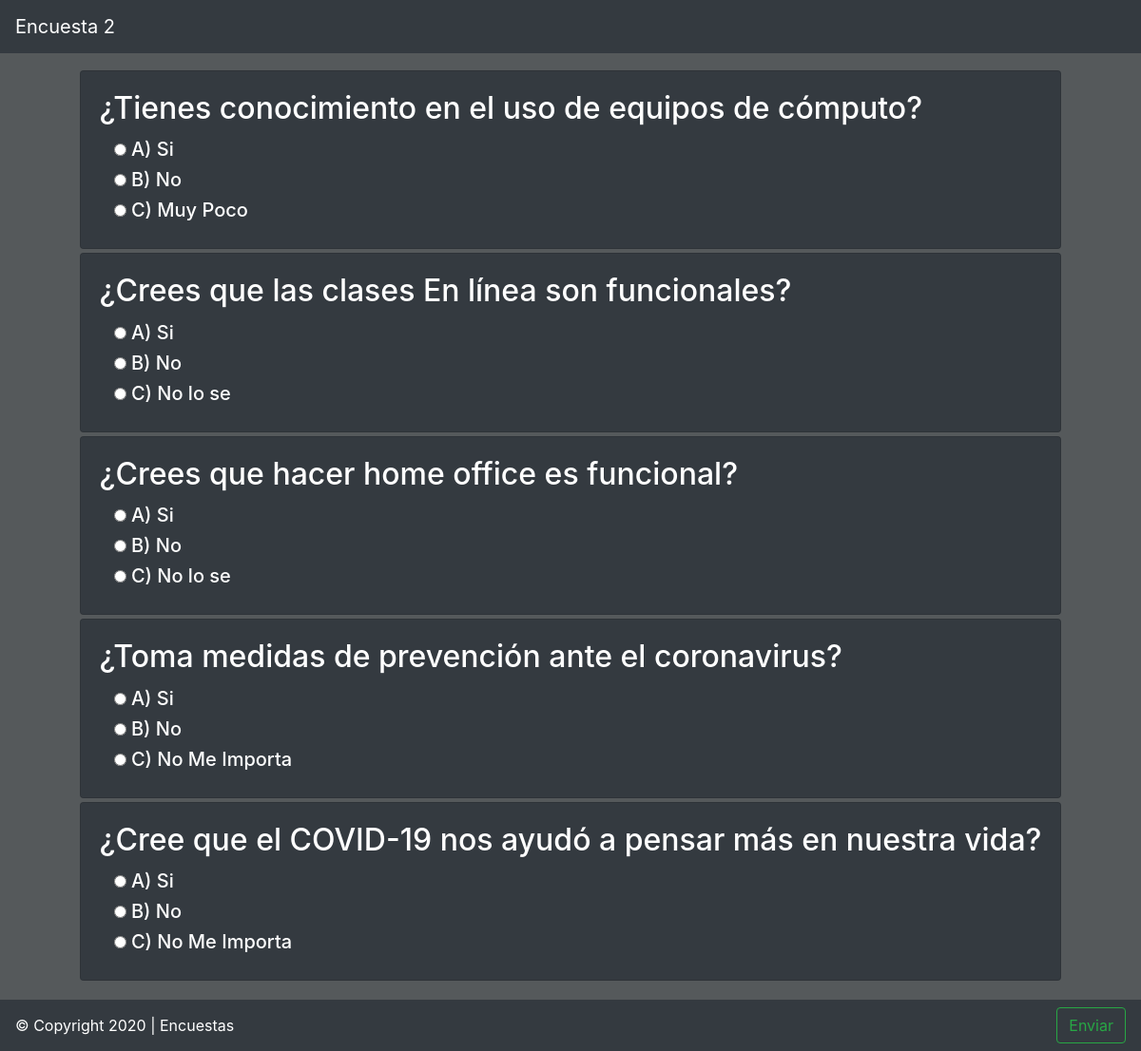
The app's page /principales/encuestas2.php (signed in) with its own data.
### tables this page shows
CREATE TABLE `bebida` (
  `id_bebida` int(11) NOT NULL,
  `opcion` varchar(50) NOT NULL,
  `voto` int(11) NOT NULL DEFAULT 0,
  `seleccion` char(2) NOT NULL,
  `color` char(20) NOT NULL
);

CREATE TABLE `virus` (
  `id_virus` int(11) NOT NULL,
  `opcion` varchar(50) NOT NULL,
  `voto` int(11) NOT NULL DEFAULT 0,
  `seleccion` char(2) NOT NULL,
  `color` char(20) NOT NULL
);

CREATE TABLE `fruta` (
  `id_fruta` int(11) NOT NULL,
  `opcion` varchar(50) NOT NULL,
  `voto` int(11) NOT NULL DEFAULT 0,
  `seleccion` char(2) NOT NULL,
  `color` char(20) NOT NULL
);

CREATE TABLE `novia` (
  `id_novia` int(11) NOT NULL,
  `opcion` varchar(50) NOT NULL,
  `voto` int(11) NOT NULL DEFAULT 0,
  `seleccion` char(2) NOT NULL,
  `color` char(20) NOT NULL
);

CREATE TABLE `propuesta` (
  `id_pro` int(11) NOT NULL,
  `opcion` varchar(100) NOT NULL,
  `voto` int(11) NOT NULL DEFAULT 0,
  `seleccion` char(2) NOT NULL,
  `color` char(20) NOT NULL
);

### data/funciones.php (called while the page is built, shortened)
<?php
function bebida($conexion)
{
    $statement = $conexion->query('SELECT * FROM bebida');
    $resultado = $statement->fetchAll();
    return ($resultado) ? $resultado : false;
}
function virus($conexion)
{
    $statement = $conexion->query('SELECT * FROM virus');
    $resultado = $statement->fetchAll();
    return ($resultado) ? $resultado : false;
}
function fruta($conexion)
{
    $statement = $conexion->query('SELECT * FROM fruta');
    $resultado = $statement->fetchAll();
    return ($resultado) ? $resultado : false;
}
function novia($conexion)
{
    $statement = $conexion->query('SELECT * FROM novia');
    $resultado = $statement->fetchAll();
    return ($resultado) ? $resultado : false;
}
function propuesta($conexion)
{
    $statement = $conexion->query('SELECT * FROM propuesta');
    $resultado = $statement->fetchAll();
    return ($resultado) ? $resultado : false;
}

### vistas/encuestas2.view.php (the view, shortened to what this page needs)
<!DOCTYPE html>
<html lang="es">
<head>
    <link rel="stylesheet" href="https://stackpath.bootstrapcdn.com/bootstrap/4.5.0/css/bootstrap.min.css">
    <link rel="stylesheet" href="<?php echo RUTA; ?>recursos/css/principal.css">
</head>
<body>
    <nav class="navbar navbar-light bg-dark fixed-top">
        <a class="navbar-brand" style="color: white;">Encuesta 2</a>
    </nav>
    <div class="container-fluid">
        <div style="padding-bottom: 74px;"></div>
        <div class="row justify-content-center">
            <form action="<?php echo htmlspecialchars($_SERVER['PHP_SELF']) ?>" method="POST">
                <div class="col-sm-12">
                    <div class="card bg-dark text-white mb-1">
                        <div class="card-body">
                            <h2 class="card-title">¿Tienes conocimiento en el uso de equipos de cómputo?</h2>
                            <?php foreach ($bebidas as $bebida) : ?>
                                <div class="col-12">
                                    <label class="h5">
                                        <input type="radio" name="radiobebida" value="<?php echo $bebida['opcion']; ?>" required>
                                        <span class="<?php echo $bebida['seleccion']; ?>"><?php echo strtoupper($bebida['seleccion']); ?>)</span>
                                        <?php echo $bebida['opcion']; ?>
                                    </label>
                                </div>
                            <?php endforeach; ?>
                        </div>
                    </div>
                </div>
                <div class="col-sm-12">
                    <div class="card bg-dark text-white mb-1">
                        <div class="card-body">
                            <h2 class="card-title">¿Crees que las clases En línea son funcionales?</h2>
                            <?php foreach ($virus as $viru) : ?>
                                <div class="col-12">
                                    <label class="h5">
                                        <input type="radio" name="radiovirus" value="<?php echo $viru['opcion']; ?>" required>
                                        <span class="<?php echo $viru['seleccion']; ?>"><?php echo strtoupper($viru['seleccion']); ?>)</span>
                                        <?php echo $viru['opcion']; ?>
                                    </label>
                                </div>
                            <?php endforeach; ?>
                        </div>
                    </div>
                </div>
                <div class="col-sm-12">
                    <div class="card bg-dark text-white mb-1">
                        <div class="card-body">
                            <h2 class="card-title">¿Crees que hacer home office es funcional?</h2>
                            <?php foreach ($frutas as $fruta) : ?>
                                <div class="col-12">
                                    <label class="h5">
                                        <input type="radio" name="radiofruta" value="<?php echo $fruta['opcion']; ?>" required>
                                        <span class="<?php echo $fruta['seleccion']; ?>"><?php echo strtoupper($fruta['seleccion']); ?>)</span>
                                        <?php echo $fruta['opcion']; ?>
                                    </label>
                                </div>
                            <?php endforeach; ?>
                        </div>
                    </div>
                </div>
                <div class="col-sm-12">
                    <div class="card bg-dark text-white mb-1">
                        <div class="card-body">
                            <h2 class="card-title">¿Toma medidas de prevención ante el coronavirus?</h2>
                            <?php foreach ($novias as $novia) : ?>
                                <div class="col-12">
                                    <label class="h5">
                                        <input type="radio" name="radionovia" value="<?php echo $novia['opcion']; ?>" required>
                                        <span class="<?php echo $novia['seleccion']; ?>"><?php echo strtoupper($novia['seleccion']); ?>)</span>
                                        <?php echo $novia['opcion']; ?>
                                    </label>
                                </div>
                            <?php endforeach; ?>
                        </div>
                    </div>
                </div>
                <div class="col-sm-12">
                    <div class="card bg-dark text-white mb-1">
                        <div class="card-body">
                            <h2 class="card-title">¿Cree que el COVID-19 nos ayudó a pensar más en nuestra vida?</h2>
                            <?php foreach ($propuestas as $propuesta) : ?>
                                <div class="col-12">
                                    <label class="h5">
                                        <input type="radio" name="radioprop" value="<?php echo $propuesta['opcion']; ?>" required>
                                        <span class="<?php echo $propuesta['seleccion']; ?>"><?php echo strtoupper($propuesta['seleccion']); ?>)</span>
                                        <?php echo $propuesta['opcion']; ?>
                                    </label>
                                </div>
                            <?php endforeach; ?>
                        </div>
                    </div>
                </div>
        </div>
    </div>
    <div style="padding-bottom: 70px;"></div>
    <nav class="navbar navbar-light bg-dark fixed-bottom text-white">
        &copy; Copyright 2020 | Encuestas
        <button class="btn btn-outline-success my-2 my-sm-0" type="submit">Enviar</button>
    </nav>
</body>
</html>

### recursos/css/principal.css (style rules this page uses)
body { background-size: 100% 100%; background-color: #0f1518b4; background-repeat: no-repeat; background-attachment: fixed; }

### records on screen
bebida: seleccion "A", opcion "Si"
bebida: seleccion "B", opcion "No"
bebida: seleccion "C", opcion "Muy Poco"
virus: seleccion "A", opcion "Si"
virus: seleccion "B", opcion "No"
virus: seleccion "C", opcion "No lo se"
fruta: seleccion "A", opcion "Si"
fruta: seleccion "B", opcion "No"
fruta: seleccion "C", opcion "No lo se"
novia: seleccion "A", opcion "Si"
novia: seleccion "B", opcion "No"
novia: seleccion "C", opcion "No Me Importa"
propuesta: seleccion "A", opcion "Si"
propuesta: seleccion "B", opcion "No"
propuesta: seleccion "C", opcion "No Me Importa"
